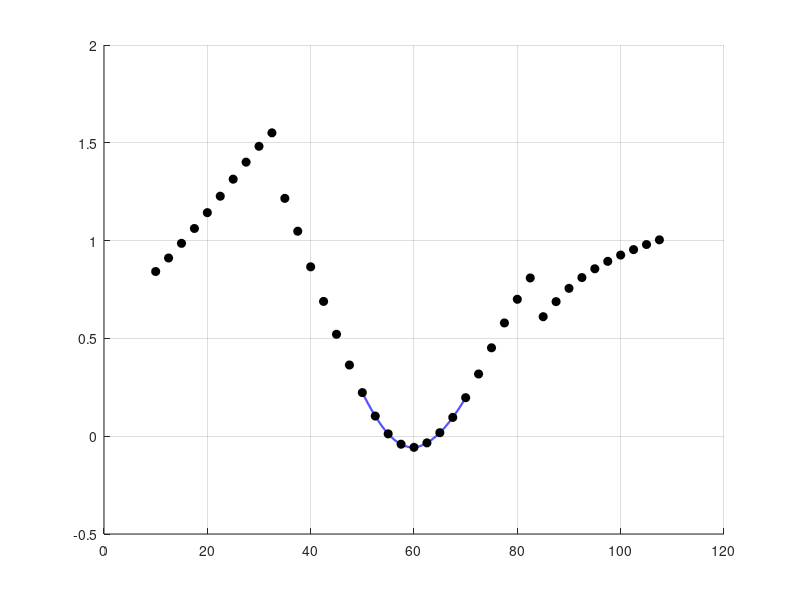

MATLAB code to generate this figure: (Note: this script raises an error after producing the figure.)
% =========================================================================
% Cálculo Analítico Exacto de Raíces usando SÓLO Spline Cúbico
% =========================================================================
clc; clear; close all;

% 1. Datos de la tabla
f = [10.0, 12.5, 15.0, 17.5, 20.0, 22.5, 25.0, 27.5, 30.0, 32.5, ...
     35.0, 37.5, 40.0, 42.5, 45.0, 47.5, 50.0, 52.5, 55.0, 57.5, ...
     60.0, 62.5, 65.0, 67.5, 70.0, 72.5, 75.0, 77.5, 80.0, 82.5, ...
     85.0, 87.5, 90.0, 92.5, 95.0, 97.5, 100.0, 102.5, 105.0, 107.5];

V = [0.842, 0.911, 0.986, 1.062, 1.143, 1.227, 1.314, 1.401, 1.482, 1.551, ...
     1.216, 1.048, 0.866, 0.689, 0.521, 0.364, 0.223, 0.103, 0.012, -0.041, ...
    -0.057, -0.034, 0.018, 0.096, 0.197, 0.318, 0.452, 0.579, 0.700, 0.809, ...
     0.611, 0.688, 0.756, 0.811, 0.856, 0.894, 0.926, 0.954, 0.980, 1.004];

% 2. Construir el modelo Spline Cúbico
% La función 'spline' crea la estructura de datos con todos los polinomios
pp = spline(f, V);

% Extraemos los límites de los tramos (breaks) y sus coeficientes (coefs)
[breaks, coefs, tramos, orden, dim] = unmkpp(pp);

fprintf('==============================================================\n');
fprintf(' CÁLCULO DE CRUCES POR CERO (RAÍCES) SÓLO CON SPLINE CÚBICO\n');
fprintf('==============================================================\n\n');

% =========================================================================
% PRIMERA RAÍZ (Tramo entre 55.0 kHz y 57.5 kHz)
% =========================================================================
idx1 = find(breaks == 55.0); % Encontrar el índice del tramo
C1 = coefs(idx1, :);         % Extraer coeficientes [a, b, c, d]
paso = 2.5;                  % El tamaño del intervalo

% La ecuación en este tramo es: V(dx) = a*dx^3 + b*dx^2 + c*dx + d
% Donde dx = (f - 55.0)
raices_polinomio_1 = roots(C1); % Calcula las 3 raíces (pueden ser imaginarias)

% Filtrar: Buscamos la raíz real que caiga dentro de nuestro tramo [0, 2.5]
dx_real_1 = raices_polinomio_1(imag(raices_polinomio_1) == 0); 
dx_valido_1 = dx_real_1(dx_real_1 >= 0 & dx_real_1 <= paso);
raiz_1 = 55.0 + dx_valido_1; % Sumar la frecuencia base

fprintf('--- PRIMER CRUCE POR CERO ---\n');
fprintf('Tramo analizado: [%.1f, %.1f] kHz\n', breaks(idx1), breaks(idx1+1));
fprintf('Polinomio del Spline:\n');
fprintf('  V(f) = (%.6f)*dx^3 + (%.6f)*dx^2 + (%.6f)*dx + (%.6f)\n', C1(1), C1(2), C1(3), C1(4));
fprintf('  (Donde dx = f - 55.0)\n');
fprintf('Frecuencia exacta calculada: %.6f kHz\n\n', raiz_1);


% =========================================================================
% SEGUNDA RAÍZ (Tramo entre 62.5 kHz y 65.0 kHz)
% =========================================================================
idx2 = find(breaks == 62.5); % Encontrar el índice del tramo
C2 = coefs(idx2, :);         % Extraer coeficientes [a, b, c, d]

% La ecuación en este tramo es: V(dx) = a*dx^3 + b*dx^2 + c*dx + d
% Donde dx = (f - 62.5)
raices_polinomio_2 = roots(C2);

% Filtrar la raíz válida
dx_real_2 = raices_polinomio_2(imag(raices_polinomio_2) == 0);
dx_valido_2 = dx_real_2(dx_real_2 >= 0 & dx_real_2 <= paso);
raiz_2 = 62.5 + dx_valido_2; % Sumar la frecuencia base

fprintf('--- SEGUNDO CRUCE POR CERO ---\n');
fprintf('Tramo analizado: [%.1f, %.1f] kHz\n', breaks(idx2), breaks(idx2+1));
fprintf('Polinomio del Spline:\n');
fprintf('  V(f) = (%.6f)*dx^3 + (%.6f)*dx^2 + (%.6f)*dx + (%.6f)\n', C2(1), C2(2), C2(3), C2(4));
fprintf('  (Donde dx = f - 62.5)\n');
fprintf('Frecuencia exacta calculada: %.6f kHz\n\n', raiz_2);

% =========================================================================
% GRÁFICA RESUMEN
% =========================================================================
figure('Name', 'Raíces Analíticas del Spline', 'Position', [200, 200, 900, 500]);
hold on; grid on;

f_curva = linspace(50, 70, 1000);
plot(f_curva, ppval(pp, f_curva), 'b-', 'LineWidth', 1.5, 'DisplayName', 'Spline Cúbico');
plot(f, V, 'ko', 'MarkerFaceColor', 'k', 'DisplayName', 'Datos Originales');
yline(0, 'r-', 'LineWidth', 1.2, 'DisplayName', 'Nivel de Alarma (V=0)');

% Marcar las raíces extraídas analíticamente
plot(raiz_1, 0, 'r*', 'MarkerSize', 12, 'LineWidth', 1.5, 'DisplayName', sprintf('Raíz 1: %.4f kHz', raiz_1));
plot(raiz_2, 0, 'g*', 'MarkerSize', 12, 'LineWidth', 1.5, 'DisplayName', sprintf('Raíz 2: %.4f kHz', raiz_2));

title('Detección Exacta de Cruces por Cero (Extracción Polinomial de Spline)');
xlabel('Frecuencia f (kHz)'); ylabel('Voltaje V(f) (V)');
xlim([52 68]); ylim([-0.1 0.15]);
legend('Location', 'best');
hold off;

exportgraphics(gcf, 'splineraices.png')
